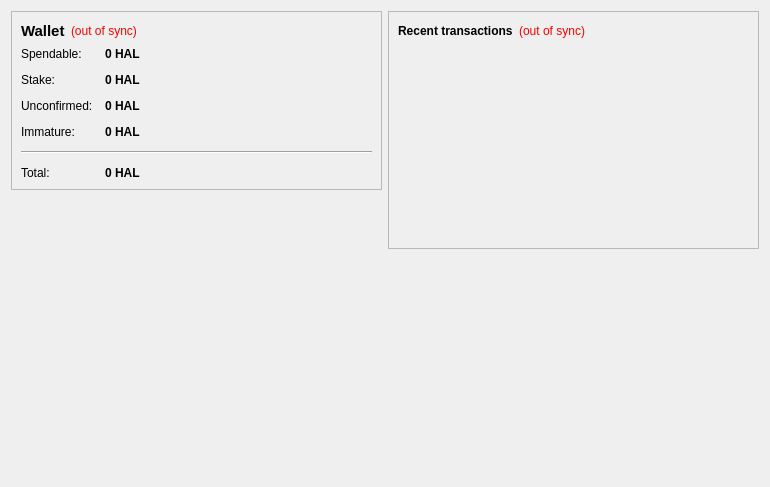
<?xml version="1.0" encoding="UTF-8"?>
<ui version="4.0">
 <class>OverviewPage</class>
 <widget class="QWidget" name="OverviewPage">
  <property name="geometry">
   <rect>
    <x>0</x>
    <y>0</y>
    <width>770</width>
    <height>487</height>
   </rect>
  </property>
  <property name="windowTitle">
   <string>Form</string>
  </property>
  <layout class="QHBoxLayout" name="horizontalLayout" stretch="1,1">
   <item>
    <layout class="QVBoxLayout" name="verticalLayout_2">
     <item>
      <widget class="QFrame" name="frame">
       <property name="frameShape">
        <enum>QFrame::StyledPanel</enum>
       </property>
       <property name="frameShadow">
        <enum>QFrame::Raised</enum>
       </property>
       <layout class="QVBoxLayout" name="verticalLayout_4">
        <item>
         <layout class="QHBoxLayout" name="horizontalLayout_4">
          <item>
           <widget class="QLabel" name="label_5">
            <property name="font">
             <font>
              <pointsize>11</pointsize>
              <weight>75</weight>
              <bold>true</bold>
             </font>
            </property>
            <property name="text">
             <string>Wallet</string>
            </property>
           </widget>
          </item>
          <item>
           <widget class="QLabel" name="labelWalletStatus">
            <property name="toolTip">
             <string>The displayed information may be out of date. Your wallet automatically synchronizes with the halcyon network after a connection is established, but this process has not completed yet.</string>
            </property>
            <property name="styleSheet">
             <string notr="true">QLabel { color: red; }</string>
            </property>
            <property name="text">
             <string notr="true">(out of sync)</string>
            </property>
            <property name="alignment">
             <set>Qt::AlignLeading|Qt::AlignLeft|Qt::AlignVCenter</set>
            </property>
           </widget>
          </item>
          <item>
           <spacer name="horizontalSpacer_2">
            <property name="orientation">
             <enum>Qt::Horizontal</enum>
            </property>
            <property name="sizeHint" stdset="0">
             <size>
              <width>40</width>
              <height>20</height>
             </size>
            </property>
           </spacer>
          </item>
         </layout>
        </item>
        <item>
         <layout class="QFormLayout" name="formLayout_2">
          <property name="fieldGrowthPolicy">
           <enum>QFormLayout::AllNonFixedFieldsGrow</enum>
          </property>
          <property name="horizontalSpacing">
           <number>12</number>
          </property>
          <property name="verticalSpacing">
           <number>12</number>
          </property>
          <item row="0" column="0">
           <widget class="QLabel" name="label">
            <property name="text">
             <string>Spendable:</string>
            </property>
           </widget>
          </item>
          <item row="0" column="1">
           <widget class="QLabel" name="labelBalance">
            <property name="font">
             <font>
              <weight>75</weight>
              <bold>true</bold>
             </font>
            </property>
            <property name="cursor">
             <cursorShape>IBeamCursor</cursorShape>
            </property>
            <property name="toolTip">
             <string>Your current spendable balance</string>
            </property>
            <property name="text">
             <string notr="true">0 HAL</string>
            </property>
            <property name="textInteractionFlags">
             <set>Qt::LinksAccessibleByMouse|Qt::TextSelectableByKeyboard|Qt::TextSelectableByMouse</set>
            </property>
           </widget>
          </item>
          <item row="1" column="0">
           <widget class="QLabel" name="label_6">
            <property name="text">
             <string>Stake:</string>
            </property>
           </widget>
          </item>
          <item row="1" column="1">
           <widget class="QLabel" name="labelStake">
            <property name="font">
             <font>
              <weight>75</weight>
              <bold>true</bold>
             </font>
            </property>
            <property name="cursor">
             <cursorShape>IBeamCursor</cursorShape>
            </property>
            <property name="toolTip">
             <string>Total of coins that was staked, and do not yet count toward the current balance</string>
            </property>
            <property name="text">
             <string notr="true">0 HAL</string>
            </property>
            <property name="textInteractionFlags">
             <set>Qt::LinksAccessibleByMouse|Qt::TextSelectableByKeyboard|Qt::TextSelectableByMouse</set>
            </property>
           </widget>
          </item>
          <item row="2" column="0">
           <widget class="QLabel" name="label_3">
            <property name="text">
             <string>Unconfirmed:</string>
            </property>
           </widget>
          </item>
          <item row="2" column="1">
           <widget class="QLabel" name="labelUnconfirmed">
            <property name="font">
             <font>
              <weight>75</weight>
              <bold>true</bold>
             </font>
            </property>
            <property name="cursor">
             <cursorShape>IBeamCursor</cursorShape>
            </property>
            <property name="toolTip">
             <string>Total of transactions that have yet to be confirmed, and do not yet count toward the current balance</string>
            </property>
            <property name="text">
             <string notr="true">0 HAL</string>
            </property>
            <property name="textInteractionFlags">
             <set>Qt::LinksAccessibleByMouse|Qt::TextSelectableByKeyboard|Qt::TextSelectableByMouse</set>
            </property>
           </widget>
          </item>
          <item row="3" column="0">
           <widget class="QLabel" name="labelImmatureText">
            <property name="text">
             <string>Immature:</string>
            </property>
           </widget>
          </item>
          <item row="3" column="1">
           <widget class="QLabel" name="labelImmature">
            <property name="font">
             <font>
              <weight>75</weight>
              <bold>true</bold>
             </font>
            </property>
            <property name="toolTip">
             <string>Mined balance that has not yet matured</string>
            </property>
            <property name="text">
             <string notr="true">0 HAL</string>
            </property>
            <property name="textInteractionFlags">
             <set>Qt::LinksAccessibleByMouse|Qt::TextSelectableByKeyboard|Qt::TextSelectableByMouse</set>
            </property>
           </widget>
          </item>
          <item row="4" column="0" colspan="2">
           <widget class="Line" name="line">
            <property name="orientation">
             <enum>Qt::Horizontal</enum>
            </property>
           </widget>
          </item>
          <item row="5" column="0">
           <widget class="QLabel" name="labelTotalText">
            <property name="text">
             <string>Total:</string>
            </property>
           </widget>
          </item>
          <item row="5" column="1">
           <widget class="QLabel" name="labelTotal">
            <property name="font">
             <font>
              <weight>75</weight>
              <bold>true</bold>
             </font>
            </property>
            <property name="cursor">
             <cursorShape>IBeamCursor</cursorShape>
            </property>
            <property name="toolTip">
             <string>Your current total balance</string>
            </property>
            <property name="text">
             <string notr="true">0 HAL</string>
            </property>
            <property name="textInteractionFlags">
             <set>Qt::LinksAccessibleByMouse|Qt::TextSelectableByKeyboard|Qt::TextSelectableByMouse</set>
            </property>
           </widget>
          </item>
         </layout>
        </item>
       </layout>
      </widget>
     </item>
     <item>
      <spacer name="verticalSpacer">
       <property name="orientation">
        <enum>Qt::Vertical</enum>
       </property>
       <property name="sizeHint" stdset="0">
        <size>
         <width>20</width>
         <height>40</height>
        </size>
       </property>
      </spacer>
     </item>
     <item>
      <widget class="QLabel" name="label_2">
       <property name="autoFillBackground">
        <bool>true</bool>
       </property>
       <property name="text">
        <string/>
       </property>
       <property name="pixmap">
        <pixmap resource="../bitcoin.qrc">:/icons/techbg</pixmap>
       </property>
       <property name="scaledContents">
        <bool>false</bool>
       </property>
       <property name="margin">
        <number>0</number>
       </property>
      </widget>
     </item>
    </layout>
   </item>
   <item>
    <layout class="QVBoxLayout" name="verticalLayout_3">
     <item>
      <widget class="QFrame" name="frame_2">
       <property name="frameShape">
        <enum>QFrame::StyledPanel</enum>
       </property>
       <property name="frameShadow">
        <enum>QFrame::Raised</enum>
       </property>
       <layout class="QVBoxLayout" name="verticalLayout">
        <item>
         <layout class="QHBoxLayout" name="horizontalLayout_2">
          <item>
           <widget class="QLabel" name="label_4">
            <property name="text">
             <string>&lt;b&gt;Recent transactions&lt;/b&gt;</string>
            </property>
           </widget>
          </item>
          <item>
           <widget class="QLabel" name="labelTransactionsStatus">
            <property name="toolTip">
             <string>The displayed information may be out of date. Your wallet automatically synchronizes with the halcyon network after a connection is established, but this process has not completed yet.</string>
            </property>
            <property name="styleSheet">
             <string notr="true">QLabel { color: red; }</string>
            </property>
            <property name="text">
             <string notr="true">(out of sync)</string>
            </property>
            <property name="alignment">
             <set>Qt::AlignRight|Qt::AlignTrailing|Qt::AlignVCenter</set>
            </property>
           </widget>
          </item>
          <item>
           <spacer name="horizontalSpacer">
            <property name="orientation">
             <enum>Qt::Horizontal</enum>
            </property>
            <property name="sizeHint" stdset="0">
             <size>
              <width>40</width>
              <height>20</height>
             </size>
            </property>
           </spacer>
          </item>
         </layout>
        </item>
        <item>
         <widget class="QListView" name="listTransactions">
          <property name="styleSheet">
           <string notr="true">QListView { background: transparent; }</string>
          </property>
          <property name="frameShape">
           <enum>QFrame::NoFrame</enum>
          </property>
          <property name="verticalScrollBarPolicy">
           <enum>Qt::ScrollBarAlwaysOff</enum>
          </property>
          <property name="horizontalScrollBarPolicy">
           <enum>Qt::ScrollBarAlwaysOff</enum>
          </property>
          <property name="selectionMode">
           <enum>QAbstractItemView::NoSelection</enum>
          </property>
         </widget>
        </item>
       </layout>
      </widget>
     </item>
     <item>
      <spacer name="verticalSpacer_2">
       <property name="orientation">
        <enum>Qt::Vertical</enum>
       </property>
       <property name="sizeHint" stdset="0">
        <size>
         <width>20</width>
         <height>40</height>
        </size>
       </property>
      </spacer>
     </item>
    </layout>
   </item>
  </layout>
 </widget>
 <resources/>
 <connections/>
</ui>
